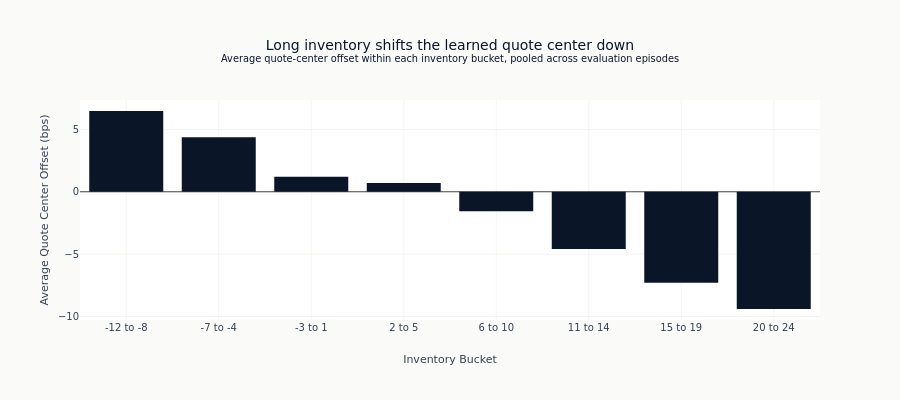

Notebook code for this chart:
### Code cell
# Plot quote center offset vs inventory relationship
fig = go.Figure()

fig.add_trace(
    go.Bar(
        x=grouped_df["inv_bin"].to_list(),
        y=grouped_df["quote_offset_bps"].to_list(),
        marker_color=COLORS["blue"],
    )
)

fig.update_layout(
    title=(
        "Long inventory shifts the learned quote center down"
        "<br><sup>Average quote-center offset within each inventory bucket, "
        "pooled across evaluation episodes</sup>"
    ),
    xaxis_title="Inventory Bucket",
    yaxis_title="Average Quote Center Offset (bps)",
    height=400,
)

fig.show()

### Figure 1 — Plotly figure (JSON) as saved in the notebook; plotly's stock layout.template omitted (floating-point values rounded to 4 significant figures)
{"data": [{"marker": {"color": "#0a1628"}, "type": "bar", "x": ["-12 to -8", "-7 to -4", "-3 to 1", "2 to 5", "6 to 10", "11 to 14", "15 to 19", "20 to 24"], "y": [6.479, 4.368, 1.206, 0.6973, -1.558, -4.591, -7.298, -9.404]}], "layout": {"height": 400, "title": {"text": "Long inventory shifts the learned quote center down<br><sup>Average quote-center offset within each inventory bucket, pooled across evaluation episodes</sup>"}, "xaxis": {"title": {"text": "Inventory Bucket"}}, "yaxis": {"title": {"text": "Average Quote Center Offset (bps)"}}}}
